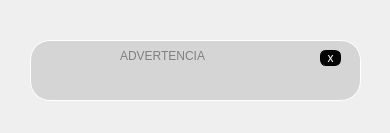
<?xml version="1.0" encoding="UTF-8"?>
<ui version="4.0">
 <class>Form</class>
 <widget class="QWidget" name="Form">
  <property name="geometry">
   <rect>
    <x>0</x>
    <y>0</y>
    <width>390</width>
    <height>133</height>
   </rect>
  </property>
  <property name="windowTitle">
   <string>Form</string>
  </property>
  <widget class="QWidget" name="widget" native="true">
   <property name="geometry">
    <rect>
     <x>30</x>
     <y>40</y>
     <width>331</width>
     <height>61</height>
    </rect>
   </property>
   <property name="styleSheet">
    <string notr="true">QWidget#widget{

background-color: rgb(213, 213, 213);

border-radius:20px;
	gridline-color: rgb(255, 255, 255);
	border-color: rgb(255, 255, 255);
border: 1px solid white;
}</string>
   </property>
   <widget class="QLabel" name="label_5">
    <property name="geometry">
     <rect>
      <x>20</x>
      <y>20</y>
      <width>31</width>
      <height>31</height>
     </rect>
    </property>
    <property name="styleSheet">
     <string notr="true">border-image: url(:/Iconos/advertencia.png);</string>
    </property>
    <property name="text">
     <string/>
    </property>
   </widget>
   <widget class="QLabel" name="label_6">
    <property name="geometry">
     <rect>
      <x>40</x>
      <y>20</y>
      <width>271</width>
      <height>31</height>
     </rect>
    </property>
    <property name="styleSheet">
     <string notr="true">font: 14pt &quot;Lucida Console&quot;;
color:red
;
font: 70 10pt &quot;Rockwell Extra Bold&quot;;</string>
    </property>
    <property name="text">
     <string/>
    </property>
   </widget>
   <widget class="QPushButton" name="cerrar_5">
    <property name="geometry">
     <rect>
      <x>290</x>
      <y>10</y>
      <width>21</width>
      <height>16</height>
     </rect>
    </property>
    <property name="cursor">
     <cursorShape>PointingHandCursor</cursorShape>
    </property>
    <property name="styleSheet">
     <string notr="true">QPushButton#cerrar_5{

background-color: rgb(6, 6, 6);
border-radius:6px;
border: 1px solid black;

font: 11pt &quot;MS Shell Dlg 2&quot;;
color: white;
}</string>
    </property>
    <property name="text">
     <string>x</string>
    </property>
   </widget>
   <widget class="QLabel" name="label_3">
    <property name="geometry">
     <rect>
      <x>90</x>
      <y>-10</y>
      <width>141</width>
      <height>51</height>
     </rect>
    </property>
    <property name="styleSheet">
     <string notr="true">font: 14pt &quot;Lucida Console&quot;;
color:gray
;
font: 70 12pt &quot;Rockwell Extra Bold&quot;;</string>
    </property>
    <property name="text">
     <string>ADVERTENCIA</string>
    </property>
   </widget>
  </widget>
 </widget>
 <resources>
  <include location="imagen.qrc"/>
 </resources>
 <connections/>
</ui>
